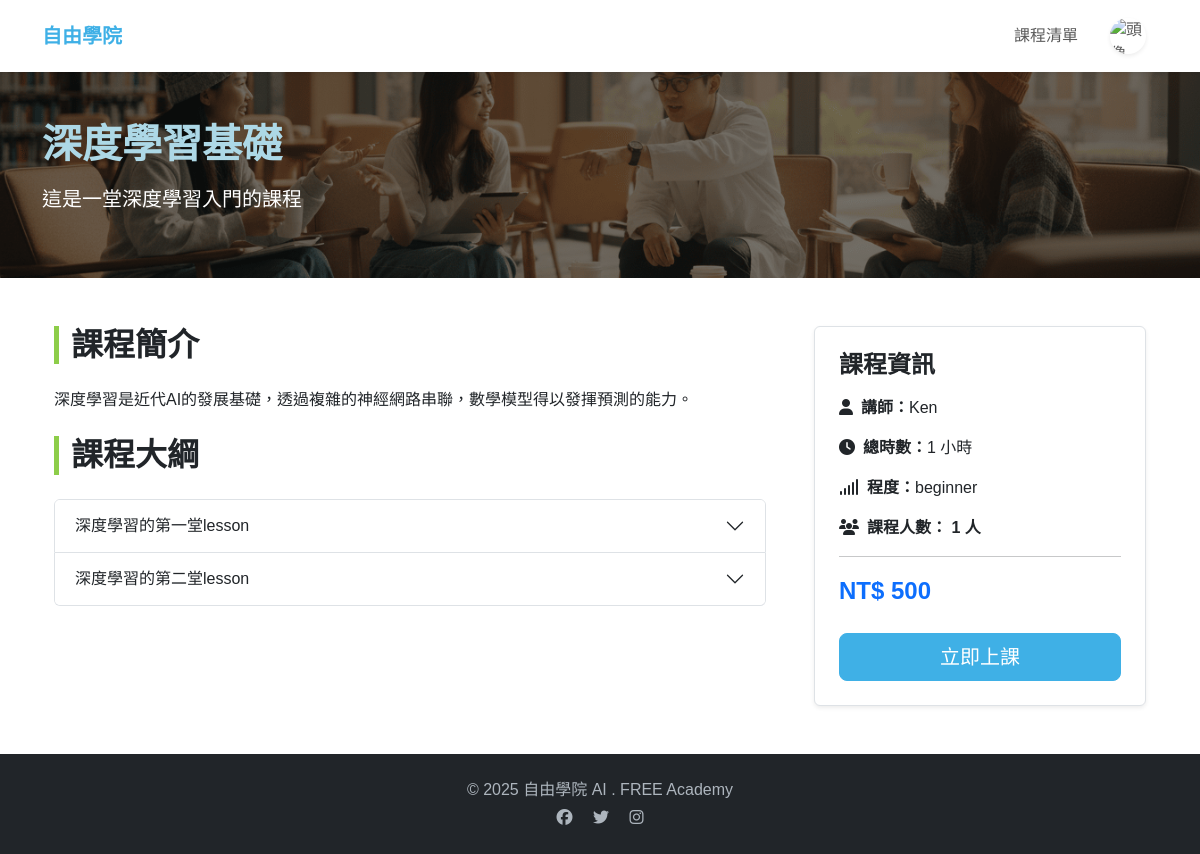
/academy/course/deeplearning_fundation/ (signed in), run on the app's committed database.
### academy/models.py (models this page shows, shortened)
class Course(models.Model):
    cate = models.ManyToManyField(Category, verbose_name='歸屬主題')
    title = models.CharField(max_length=100)
    subtitle = models.CharField(max_length=200, blank=True)
    description = models.TextField(blank=True)
    slug = models.CharField('課程網址', max_length=256, db_index=True, unique=True)
    img_link = models.CharField('課程圖片連結', max_length=2560, default="/static/academy/img/hero.png")
    instructor = models.CharField(max_length=50)
    duration_hours = models.PositiveIntegerField()
    level = models.CharField(max_length=20, choices=[
        ('beginner', '初學者'),
        ('intermediate', '中階'),
        ('advanced', '進階')
    ])
    certificate_available = models.BooleanField(default=True)
    price = models.PositiveIntegerField(default=0)
    is_published = models.BooleanField(default=False)
    created_at = models.DateTimeField(auto_now_add=True)

class Chapter(models.Model):
    course = models.ForeignKey(Course, on_delete=models.CASCADE, related_name='chapters')
    title = models.CharField(max_length=100)
    order = models.PositiveIntegerField(default=1)
    class Meta:
        constraints = [
            models.UniqueConstraint(fields=['course', 'order'], name='unique_chapter_order_per_course')
        ]

### academy/views.py (the view)
# urls.py: path("academy/course/<str:slug>/", academy_course),
def academy_course(request, slug):
    course = Course.objects.annotate(enroll_count=Count('enrollments')).get(slug=slug)
    has_enrolled = False
    if request.user.is_authenticated:
        has_enrolled = CourseEnrollment.objects.filter(user=request.user, course=course).exists()
    return render(request, 'academy/course.html', locals())

### templates/academy/course.html (shortened to what this page needs)
<!DOCTYPE html>
<html lang="zh-Hant">
{% include 'academy/default/head.html' %}
<body class="page-container">
  {% include 'academy/default/navbar.html' %}
<header class="py-5 bg-light" style="
      background: linear-gradient(rgba(0,0,0,.55), rgba(0,0,0,.55)),
                  url('/static/academy/img/hero.png') center/cover no-repeat;
      max-height: 70vh;
    ">
  <div class="container">
    <h1 class="fw-bold mb-3" style="color: lightblue;">{{ course.title }}</h1>
    <p class="lead" style="color: white;">{{ course.subtitle }}</p>
  </div>
</header>
<section class="container py-5">
  <div class="container">
    <div class="row g-5">
      <div class="col-lg-8">
        <h2 class="section-title">課程簡介</h2>
        {{ course.description }}
        <br><br>
        <h2 class="section-title">課程大綱</h2>
        <div class="accordion" id="courseAccordion">
          {% for chapter in course.chapters.all %}
          <div class="accordion-item">
            <h2 class="accordion-header"><button class="accordion-button collapsed" type="button" data-bs-toggle="collapse" data-bs-target="#{{ chapter.order }}">{{ chapter.title }}</button></h2>
          </div>
          {% endfor %}
        </div>
      </div>
      <div class="col-lg-4">
        <div class="bg-white border p-4 shadow-sm rounded">
          <h4 class="fw-bold mb-3">課程資訊</h4>
          <p><i class="fa-solid fa-user me-2"></i><strong>講師：</strong>{{ course.instructor }}</p>
          <p><i class="fa-solid fa-clock me-2"></i><strong>總時數：</strong>{{ course.duration_hours }} 小時</p>
          <p><i class="fa-solid fa-signal me-2"></i><strong>程度：</strong>{{ course.level }}</p>
          <p><i class="fa-solid fa-users me-2"></i><strong>課程人數： {{ course.enroll_count }} 人</strong></p>
          <hr>
          <p class="fs-4 fw-bold text-primary">NT$ {{ course.price }}</p>
          {% if has_enrolled %}
          <a href="/academy/course/{{ course.slug }}/class" class="btn btn-primary btn-lg w-100 mt-2">立即上課</a>
          {% else %}
          <a href="/academy/course/{{ course.slug }}/register" class="btn btn-primary btn-lg w-100 mt-2">立即報名</a>
          {% endif %}
        </div>
      </div>
    </div>
  </div>
</section>
<footer class="py-4 text-center">
  <div class="container">
    <p class="mb-1">© 2025 自由學院 AI . FREE Academy</p>
    <div>
      <a href="#"><i class="fa-brands fa-facebook me-3"></i></a>
      <a href="#"><i class="fa-brands fa-twitter me-3"></i></a>
      <a href="#"><i class="fa-brands fa-instagram"></i></a>
    </div>
  </div>
</footer>
</body>
</html>

### templates/academy/default/head.html (style rules this page uses)
:root { --primary-color: #3fb0e6; --accent-color : #8dcd49; }
body { font-family: 'Noto Sans TC', sans-serif; }
.btn-primary { --bs-btn-bg: var(--primary-color); --bs-btn-border-color: var(--primary-color); --bs-btn-hover-bg: #37a2d5; --bs-btn-hover-border-color: #37a2d5; --bs-btn-active-bg: #3293c1; --bs-btn-active-border-color: #3293c1; }
footer { background:#212529; color:#adb5bd; }
footer a { color:#adb5bd; text-decoration:none; }
:root { --primary-color: #3fb0e6; --accent-color: #8dcd49; }
.btn-primary { --bs-btn-bg: var(--primary-color); --bs-btn-border-color: var(--primary-color); --bs-btn-hover-bg: #36a3d3; --bs-btn-hover-border-color: #36a3d3; --bs-btn-active-bg: #2d96c6; --bs-btn-active-border-color: #2d96c6; }
footer a { color: #adb5bd; text-decoration: none; }
body { font-family: 'Noto Sans TC', sans-serif; min-height:100vh }
.btn-primary { --bs-btn-bg: var(--primary-color); --bs-btn-border-color: var(--primary-color); --bs-btn-hover-bg: #36a3d3; }
.section-title { border-left: 5px solid var(--accent-color); padding-left: .75rem; font-weight: 700; margin-bottom: 1.5rem; }
footer { background: #212529; color: #adb5bd; }
.btn-primary { --bs-btn-bg: var(--primary-color); --bs-btn-border-color: var(--primary-color); }
.page-container { display: flex; flex-direction: column; min-height: 100vh; }
.container { flex-grow: 1; }

### data on the page
Course: title "深度學習基礎", subtitle "這是一堂深度學習入門的課程", description "深度學習是近代AI的發展基礎，透過複雜的神經網路串聯，數學模型得以發揮預測的能力。", instructor "Ken", duration_hours "1", level "beginner", enroll_count "1", price "500"
Chapter: title "深度學習的第一堂lesson"
Chapter: title "深度學習的第二堂lesson"
